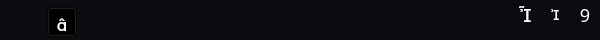
<?xml version="1.0" encoding="UTF-8"?>
<ui version="4.0">
 <class>tbWidget</class>
 <widget class="QWidget" name="tbWidget">
  <property name="geometry">
   <rect>
    <x>0</x>
    <y>0</y>
    <width>600</width>
    <height>40</height>
   </rect>
  </property>
  <property name="sizePolicy">
   <sizepolicy hsizetype="Expanding" vsizetype="Preferred">
    <horstretch>0</horstretch>
    <verstretch>0</verstretch>
   </sizepolicy>
  </property>
  <property name="minimumSize">
   <size>
    <width>0</width>
    <height>40</height>
   </size>
  </property>
  <property name="maximumSize">
   <size>
    <width>16777215</width>
    <height>40</height>
   </size>
  </property>
  <property name="windowTitle">
   <string>Form</string>
  </property>
  <layout class="QVBoxLayout" name="verticalLayout">
   <property name="spacing">
    <number>0</number>
   </property>
   <property name="leftMargin">
    <number>0</number>
   </property>
   <property name="topMargin">
    <number>0</number>
   </property>
   <property name="rightMargin">
    <number>0</number>
   </property>
   <property name="bottomMargin">
    <number>0</number>
   </property>
   <item>
    <widget class="QWidget" name="tbWidget_2" native="true">
     <property name="minimumSize">
      <size>
       <width>0</width>
       <height>40</height>
      </size>
     </property>
     <property name="maximumSize">
      <size>
       <width>16777215</width>
       <height>40</height>
      </size>
     </property>
     <property name="styleSheet">
      <string notr="true">QWidget#tbWidget_2{
	background-color:rgb(12, 11, 16);
}</string>
     </property>
     <layout class="QHBoxLayout" name="horizontalLayout_2">
      <property name="spacing">
       <number>0</number>
      </property>
      <property name="leftMargin">
       <number>0</number>
      </property>
      <property name="topMargin">
       <number>0</number>
      </property>
      <property name="rightMargin">
       <number>0</number>
      </property>
      <property name="bottomMargin">
       <number>0</number>
      </property>
      <item>
       <widget class="MovableLabel" name="tbLabel_7">
        <property name="minimumSize">
         <size>
          <width>25</width>
          <height>40</height>
         </size>
        </property>
        <property name="maximumSize">
         <size>
          <width>25</width>
          <height>40</height>
         </size>
        </property>
        <property name="text">
         <string/>
        </property>
       </widget>
      </item>
      <item>
       <widget class="QWidget" name="tbWidget_5" native="true">
        <property name="minimumSize">
         <size>
          <width>0</width>
          <height>40</height>
         </size>
        </property>
        <property name="maximumSize">
         <size>
          <width>16777215</width>
          <height>40</height>
         </size>
        </property>
        <layout class="QVBoxLayout" name="verticalLayout_3">
         <property name="spacing">
          <number>0</number>
         </property>
         <property name="leftMargin">
          <number>0</number>
         </property>
         <property name="topMargin">
          <number>0</number>
         </property>
         <property name="rightMargin">
          <number>0</number>
         </property>
         <property name="bottomMargin">
          <number>0</number>
         </property>
         <item>
          <widget class="MovableLabel" name="tbLabel_6">
           <property name="minimumSize">
            <size>
             <width>0</width>
             <height>5</height>
            </size>
           </property>
           <property name="maximumSize">
            <size>
             <width>16777215</width>
             <height>5</height>
            </size>
           </property>
           <property name="text">
            <string/>
           </property>
          </widget>
         </item>
         <item>
          <widget class="QWidget" name="tbWidget_6" native="true">
           <layout class="QHBoxLayout" name="horizontalLayout">
            <property name="spacing">
             <number>0</number>
            </property>
            <property name="leftMargin">
             <number>0</number>
            </property>
            <property name="topMargin">
             <number>0</number>
            </property>
            <property name="rightMargin">
             <number>0</number>
            </property>
            <property name="bottomMargin">
             <number>0</number>
            </property>
           </layout>
          </widget>
         </item>
        </layout>
       </widget>
      </item>
      <item>
       <widget class="MovableLabel" name="tbLabel_5">
        <property name="minimumSize">
         <size>
          <width>15</width>
          <height>40</height>
         </size>
        </property>
        <property name="maximumSize">
         <size>
          <width>15</width>
          <height>40</height>
         </size>
        </property>
        <property name="text">
         <string/>
        </property>
       </widget>
      </item>
      <item>
       <widget class="QWidget" name="tbWidget_4" native="true">
        <property name="minimumSize">
         <size>
          <width>30</width>
          <height>40</height>
         </size>
        </property>
        <property name="maximumSize">
         <size>
          <width>30</width>
          <height>40</height>
         </size>
        </property>
        <property name="styleSheet">
         <string notr="true">QPushButton{
	background-color:rgba(0, 0, 0, 0);
	color:rgb(255, 255, 255);
	font-size:17px;
	font-family:dripicons-v2;
	padding-top:3px;
}
QPushButton:hover{
	background-color:rgba(144, 144, 144, 30);
	border-radius:5px;
}
QPushButton:pressed{
	padding-top:5px;
	padding-left:5px;
}</string>
        </property>
        <layout class="QVBoxLayout" name="verticalLayout_2">
         <property name="spacing">
          <number>0</number>
         </property>
         <property name="leftMargin">
          <number>0</number>
         </property>
         <property name="topMargin">
          <number>0</number>
         </property>
         <property name="rightMargin">
          <number>0</number>
         </property>
         <property name="bottomMargin">
          <number>0</number>
         </property>
         <item>
          <widget class="MovableLabel" name="tbLabel_3">
           <property name="minimumSize">
            <size>
             <width>0</width>
             <height>7</height>
            </size>
           </property>
           <property name="maximumSize">
            <size>
             <width>16777215</width>
             <height>7</height>
            </size>
           </property>
           <property name="text">
            <string/>
           </property>
          </widget>
         </item>
         <item>
          <widget class="QPushButton" name="tbPushButton_4">
           <property name="minimumSize">
            <size>
             <width>30</width>
             <height>30</height>
            </size>
           </property>
           <property name="maximumSize">
            <size>
             <width>30</width>
             <height>30</height>
            </size>
           </property>
           <property name="text">
            <string></string>
           </property>
          </widget>
         </item>
         <item>
          <widget class="MovableLabel" name="tbLabel_4">
           <property name="minimumSize">
            <size>
             <width>0</width>
             <height>3</height>
            </size>
           </property>
           <property name="maximumSize">
            <size>
             <width>16777215</width>
             <height>3</height>
            </size>
           </property>
           <property name="text">
            <string/>
           </property>
          </widget>
         </item>
        </layout>
       </widget>
      </item>
      <item>
       <widget class="MovableLabel" name="tbLabel_2">
        <property name="sizePolicy">
         <sizepolicy hsizetype="Expanding" vsizetype="Preferred">
          <horstretch>0</horstretch>
          <verstretch>0</verstretch>
         </sizepolicy>
        </property>
        <property name="minimumSize">
         <size>
          <width>50</width>
          <height>40</height>
         </size>
        </property>
        <property name="maximumSize">
         <size>
          <width>16777215</width>
          <height>40</height>
         </size>
        </property>
        <property name="text">
         <string/>
        </property>
       </widget>
      </item>
      <item>
       <widget class="QWidget" name="tbWidget_3" native="true">
        <property name="minimumSize">
         <size>
          <width>90</width>
          <height>40</height>
         </size>
        </property>
        <property name="maximumSize">
         <size>
          <width>90</width>
          <height>40</height>
         </size>
        </property>
        <property name="styleSheet">
         <string notr="true">QPushButton{
	background-color:rgba(0, 0, 0, 0);
	color:rgb(255, 255, 255);
	border-radius:1px;
	font-size:18px;
	font-family:dripicons-v2;
}
QPushButton:hover{
	background-color:rgb(49, 48, 53);
}
QPushButton#tbPushButton_3:hover{
	background-color:rgb(232, 17, 35);
}
QPushButton:pressed{
	padding-top:5px;
	padding-left:5px;
}</string>
        </property>
        <layout class="QGridLayout" name="gridLayout">
         <property name="leftMargin">
          <number>0</number>
         </property>
         <property name="topMargin">
          <number>0</number>
         </property>
         <property name="rightMargin">
          <number>0</number>
         </property>
         <property name="bottomMargin">
          <number>0</number>
         </property>
         <property name="spacing">
          <number>0</number>
         </property>
         <item row="0" column="2">
          <widget class="QPushButton" name="tbPushButton_3">
           <property name="minimumSize">
            <size>
             <width>30</width>
             <height>30</height>
            </size>
           </property>
           <property name="maximumSize">
            <size>
             <width>30</width>
             <height>30</height>
            </size>
           </property>
           <property name="text">
            <string>9</string>
           </property>
          </widget>
         </item>
         <item row="0" column="0">
          <widget class="QPushButton" name="tbPushButton">
           <property name="minimumSize">
            <size>
             <width>30</width>
             <height>30</height>
            </size>
           </property>
           <property name="maximumSize">
            <size>
             <width>30</width>
             <height>30</height>
            </size>
           </property>
           <property name="text">
            <string></string>
           </property>
          </widget>
         </item>
         <item row="0" column="1">
          <widget class="QPushButton" name="tbPushButton_2">
           <property name="minimumSize">
            <size>
             <width>30</width>
             <height>30</height>
            </size>
           </property>
           <property name="maximumSize">
            <size>
             <width>30</width>
             <height>30</height>
            </size>
           </property>
           <property name="styleSheet">
            <string notr="true">font-size:13px;</string>
           </property>
           <property name="text">
            <string></string>
           </property>
           <property name="checkable">
            <bool>true</bool>
           </property>
          </widget>
         </item>
         <item row="1" column="0" colspan="3">
          <widget class="MovableLabel" name="tbLabel">
           <property name="minimumSize">
            <size>
             <width>0</width>
             <height>10</height>
            </size>
           </property>
           <property name="maximumSize">
            <size>
             <width>16777215</width>
             <height>10</height>
            </size>
           </property>
           <property name="text">
            <string/>
           </property>
          </widget>
         </item>
        </layout>
       </widget>
      </item>
     </layout>
    </widget>
   </item>
  </layout>
 </widget>
 <customwidgets>
  <customwidget>
   <class>MovableLabel</class>
   <extends>QLabel</extends>
   <header>movableLabel.h</header>
  </customwidget>
 </customwidgets>
 <resources/>
 <connections/>
</ui>
